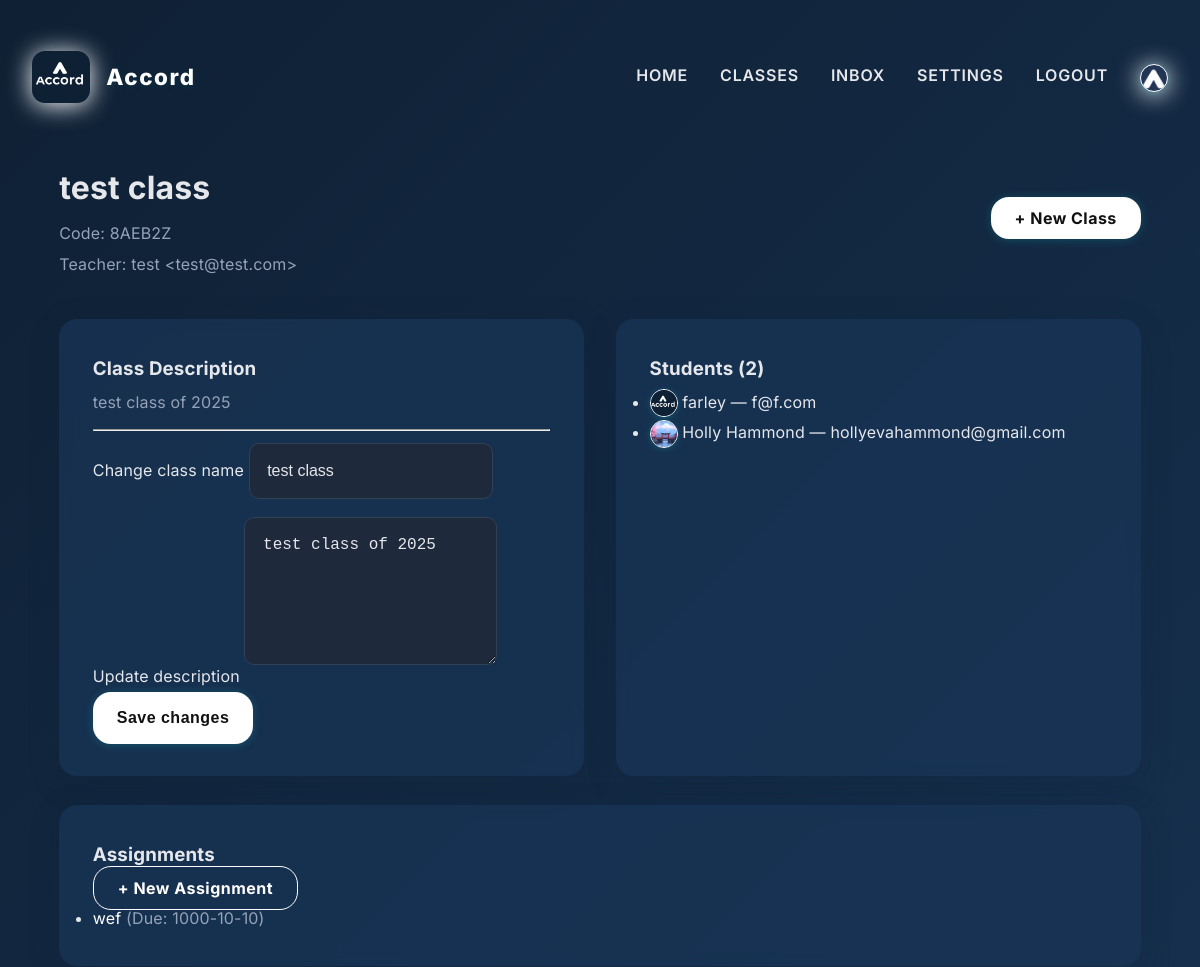
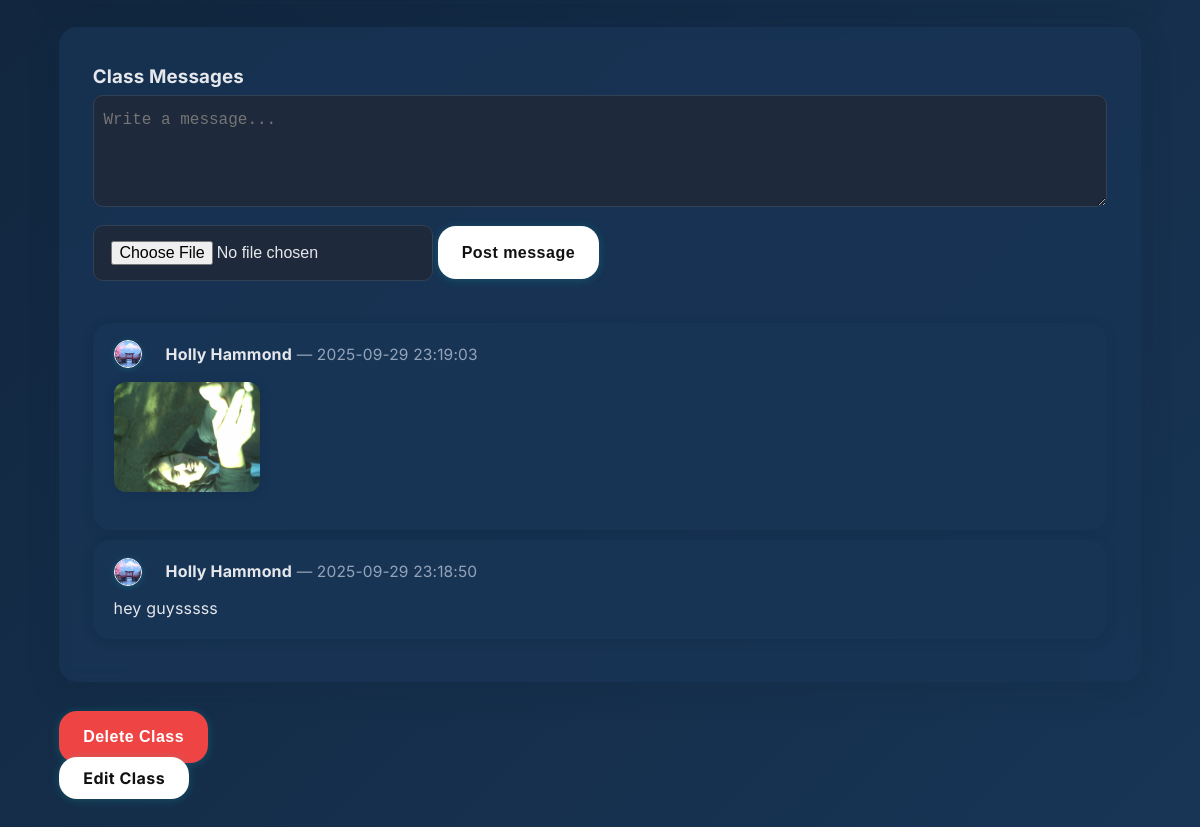
Page /class/2 (signed in) on the committed database (2 pictures, top to bottom).
### tables this page shows
CREATE TABLE classes (
        classID INTEGER PRIMARY KEY AUTOINCREMENT,
        className TEXT NOT NULL,
        code TEXT UNIQUE NOT NULL,
        teacherID INTEGER NOT NULL,
        description TEXT,
        FOREIGN KEY (teacherID) REFERENCES users(userID)
    );

CREATE TABLE users (
        userID INTEGER PRIMARY KEY AUTOINCREMENT,
        name TEXT NOT NULL,
        email TEXT UNIQUE NOT NULL,
        password TEXT NOT NULL,
        role TEXT NOT NULL CHECK(role IN ('teacher','student')),
        avatar TEXT
    );

CREATE TABLE assignments (
        assignmentID INTEGER PRIMARY KEY AUTOINCREMENT,
        classID INTEGER NOT NULL,
        title TEXT NOT NULL,
        description TEXT,
        dueDate DATE NOT NULL,
        FOREIGN KEY (classID) REFERENCES classes(classID)
    );

CREATE TABLE class_messages (
        messageID INTEGER PRIMARY KEY AUTOINCREMENT,
        classID INTEGER NOT NULL,
        senderID INTEGER NOT NULL,
        content TEXT,
        imageURL TEXT,
        timestamp DATETIME DEFAULT CURRENT_TIMESTAMP,
        FOREIGN KEY (classID) REFERENCES classes(classID),
        FOREIGN KEY (senderID) REFERENCES users(userID)
    );

### main.py (the view)
@app.route("/class/<int:class_id>")
def class_detail(class_id):
    user = logged_in_user()
    if not user:
        flash("Please log in", "warning")
        return redirect(url_for("login"))
    c = db.get_class_by_id(class_id)
    if not c:
        flash("Class not found", "danger")
        return redirect(url_for("classes"))
    teacher = db.get_user_by_id(c[3])
    students = db.list_students_in_class(class_id)
    messages = db.list_class_messages(class_id, limit=200)
    assignments = db.get_assignments_for_class(class_id)
    enrolled = (user["role"] == "teacher" and user["id"] == c[3]) or db.is_student_enrolled(class_id, user["id"])
    return render_template("class_detail.html",
                           class_row=c, teacher=teacher, students=students,
                           messages=messages, user=user, enrolled=enrolled, assignments=assignments)

### database_manager.py (called while the page is built)
def get_connection():
    con = sql.connect(DB_PATH)
    con.execute("PRAGMA foreign_keys = ON;")
    return con

def get_user_by_id(userID):
    con = get_connection()
    cur = con.cursor()
    cur.execute("SELECT * FROM users WHERE userID = ?", (userID,))
    u = cur.fetchone()
    con.close()
    return u

def get_class_by_id(classID):
    con = get_connection()
    cur = con.cursor()
    cur.execute("SELECT * FROM classes WHERE classID = ?", (classID,))
    c = cur.fetchone()
    con.close()
    return c

def list_students_in_class(classID):
    con = get_connection()
    cur = con.cursor()
    cur.execute("""
        SELECT u.userID, u.name, u.email, u.avatar
        FROM users u
        JOIN enrollments e ON u.userID = e.studentID
        WHERE e.classID = ?
    """, (classID,))
    rows = cur.fetchall()
    con.close()
    return rows

def list_class_messages(classID, limit=100):
    con = get_connection()
    cur = con.cursor()
    cur.execute("""
        SELECT cm.messageID, cm.classID, cm.senderID, cm.content, cm.timestamp, u.name, u.avatar, cm.imageURL
        FROM class_messages cm
        JOIN users u ON cm.senderID = u.userID
        WHERE cm.classID = ?
        ORDER BY cm.timestamp DESC
        LIMIT ?
    """, (classID, limit))
    rows = cur.fetchall()
    con.close()
    return rows

def get_assignments_for_class(classID):
    con = get_connection()
    cur = con.cursor()
    cur.execute(
        "SELECT * FROM assignments WHERE classID = ? ORDER BY dueDate ASC",
        (classID,)
    )
    rows = cur.fetchall()
    con.close()
    return rows

### main.py (called while the page is built)
def logged_in_user():
    return session.get("user")

### templates/class_detail.html
{% extends "layout.html" %}
{% block content %}
<div class="page">
  <div class="page-header">
    <div>
      <h1>{{ class_row[1] }}</h1>
      <p class="muted">Code: {{ class_row[2] }}</p>
      <p class="muted">Teacher: {{ teacher[1] }} &lt;{{ teacher[2] }}&gt;</p>
    </div>
    <div>
      {% if user.role == 'teacher' and user.id == class_row[3] %}
        <a class="btn" href="{{ url_for('create_class') }}">+ New Class</a>
      {% endif %}
    </div>
  </div>
  <div class="grid">
    <div class="card">
      <h3>Class Description</h3>
      <p class="muted">{{ class_row[4] or "No description yet." }}</p>
      {% if user.role == 'teacher' and user.id == class_row[3] %}
        <hr style="margin:12px 0">
        <form method="POST" action="{{ url_for('edit_class', class_id=class_row[0]) }}">
          <label>Change class name</label>
          <input name="class_name" type="text" value="{{ class_row[1] }}" />
          <label>Update description</label>
          <textarea name="description" rows="4">{{ class_row[4] or "" }}</textarea>
          <button class="btn" type="submit">Save changes</button>
        </form>
      {% endif %}
    </div>
    <div class="card">
      <h3>Students ({{ students|length }})</h3>
      {% if students %}
        <ul>
          {% for s in students %}
            <li>
              <img class="avatar small" src="{{ s[3] or url_for('static', filename='images/default_avatar.png') }}" alt="Profile" style="vertical-align:middle;" />
              {{ s[1] }} — {{ s[2] }}
            </li>
          {% endfor %}
        </ul>
      {% else %}
        <p class="muted">No students enrolled yet.</p>
      {% endif %}
    </div>
  </div>
  <div class="card">
    <h3>Assignments</h3>
    {% if user.role == "teacher" and user.id == class_row[3] %}
      <a class="btn ghost" href="{{ url_for('create_assignment', class_id=class_row[0]) }}">+ New Assignment</a>
    {% endif %}
    {% if assignments %}
      <ul>
        {% for a in assignments %}
          <li>
            <a href="{{ url_for('assignment_detail', assignment_id=a[0]) }}">{{ a[2] }}</a>
            <span class="muted"> (Due: {{ a[4] }})</span>
          </li>
        {% endfor %}
      </ul>
    {% else %}
      <p class="muted">No assignments yet.</p>
    {% endif %}
  </div>
  <div class="card">
    <h3>Class Messages</h3>
    {% if enrolled %}
      <form method="POST" action="{{ url_for('class_message', class_id=class_row[0]) }}" enctype="multipart/form-data" style="margin-bottom:1.5rem;">
        <textarea name="content" rows="3" placeholder="Write a message..." style="width:100%; padding:0.6rem; margin-bottom:0.5rem;"></textarea>
        <input type="file" name="image" accept="image/*" />
        <button class="btn" type="submit">Post message</button>
      </form>
    {% else %}
      <p class="muted">Only the class teacher or enrolled students can post messages.</p>
    {% endif %}
    <div style="margin-top:1rem;">
      {% if messages %}
        {% for m in messages %}
          <div class="message-bubble{% if m[2] == user.id %} own{% endif %}">
            <div style="display:flex;align-items:center;gap:0.7rem;">
              <img class="avatar small" src="{{ m[6] or url_for('static', filename='images/default_avatar.png') }}" alt="User" />
              <div>
                <span style="font-weight:700;">{{ m[5] }}</span>
                <span class="muted" style="font-size:0.97em;">— {{ m[4] }}</span>
              </div>
            </div>
            {% if m[7] %}
              <div style="margin:0.8em 0;">
                <img src="{{ m[7] }}" style="max-width:170px;max-height:110px;border-radius:12px;box-shadow:0 2px 12px #0f203433;" alt="Image" />
              </div>
            {% endif %}
            <div style="margin-top:6px;">{{ m[3] }}</div>
          </div>
        {% endfor %}
      {% else %}
        <p class="muted">No messages yet.</p>
      {% endif %}
    </div>
  </div>
  {% if user.role == "teacher" and user.id == teacher[0] %}
    <form method="post" action="{{ url_for('delete_class_route', class_id=class_row[0]) }}" onsubmit="return confirm('Delete this class?')" style="margin-top:1rem;">
      <button class="btn danger">Delete Class</button>
    </form>
    <a href="{{ url_for('edit_class', class_id=class_row[0]) }}" class="btn" style="margin-top:0.5rem;">Edit Class</a>
  {% elif user.role == "student" %}
    <form method="post" action="{{ url_for('unenroll_class', class_id=class_row[0]) }}" onsubmit="return confirm('Leave this class?')" style="margin-top:1rem;">
      <button class="btn danger">Unenroll</button>
    </form>
  {% endif %}
</div>
{% endblock %}

### static/css/style.css (style rules this page uses)
body, input, textarea, select, button, .btn, .card, .class-card, .message-bubble, .page, .grid, ul, li, h1, h2, h3, h4, h5, h6, p { line-height: 1.9 !important; }
:root { --primary: #ffffff; --primary-dark: #0f2034; --glass: rgba(24, 53, 86, 0.75); --glass-hover: rgba(24,53,86,0.92); --text-main: #e5e7eb; --text-muted: #94a3b8; --danger: #ef4444; --success: #22c55e; --warning: #f59e42; --card-blur: blur(6px); --card-shadow: 0 8px 32px 0 rgba(16, 37, 56, 0.2); --border-radius: 18px; --transition: 0.18s cubic-bezier(.4,0,.2,1); }
* { margin: 0; padding: 0; box-sizing: border-box; }
body { min-height: 100vh; background: linear-gradient(135deg, #0f2034 0%, #183556 100%); font-family: 'Inter', sans-serif; color: var(--text-main); transition: background 0.4s; letter-spacing: 0.01em; }
.btn { border: none; border-radius: var(--border-radius); cursor: pointer; font-size: 1rem; padding: 0.7rem 1.5rem; background: var(--primary); color: #111; font-weight: 700; letter-spacing: 0.03em; box-shadow: 0 1px 10px #14e6dd33; transition: background var(--transition), color var(--transition), box-shadow var(--transition), transform var(--transition); outline: none; position: relative; overflow: hidden; }
.btn.ghost { background: transparent; color: var(--primary); border: 1.5px solid var(--primary); box-shadow: none; }
.btn.danger { background: var(--danger); color: #fff; }
.page { padding: 2.2rem 1.2rem; max-width: 1120px; margin: auto; color: var(--text-main); animation: fadeIn 0.6s cubic-bezier(.4,0,.2,1); }
.page-header { display: flex; justify-content: space-between; align-items: center; margin-bottom: 2.5rem; }
.card { background: var(--glass); box-shadow: var(--card-shadow); border-radius: var(--border-radius); padding: 2rem 2.1rem; color: var(--text-main); backdrop-filter: var(--card-blur); transition: background var(--transition), box-shadow var(--transition), transform var(--transition); margin-bottom: 1.8rem; animation: cardFade 1.1s cubic-bezier(.4,0,.2,1); }
input, textarea, select { background: #1e293b; color: var(--text-main); border: 1.5px solid #334155; padding: 0.75rem 1.1rem; border-radius: 10px; margin-bottom: 1.1rem; font-size: 1rem; transition: border-color var(--transition), background var(--transition); outline: none; }
.muted { color: var(--text-muted); font-size: 1rem; }
.grid { display: grid; grid-template-columns: repeat(auto-fit, minmax(260px, 1fr)); gap: 2rem; }
.avatar { width: 44px; height: 44px; border-radius: 50%; object-fit: cover; border: 2.5px solid var(--primary); box-shadow: 0 1px 6px #14e6dd33; background: #223555; transition: box-shadow var(--transition); }
.avatar.small { width: 28px; height: 28px; border-width: 1.5px; }
a { color: var(--primary); text-decoration: none; transition: color var(--transition); }
.message-bubble { background: var(--glass-hover); border-radius: 18px; padding: 1rem 1.3rem; margin-bottom: 0.65rem; color: var(--text-main); box-shadow: 0 2px 12px #0f203433; position: relative; animation: fadeIn 0.7s cubic-bezier(.4,0,.2,1); overflow-wrap: break-word; word-break: break-word; transition: background var(--transition), box-shadow var(--transition); }
.message-bubble .avatar.small { margin-right: 0.8rem; }

### rows in the picture
classes: className "test class", code "8AEB2Z", description "test class of 2025", class_name "test class"
users: name "test", email "test@test.com"
users: avatar (picture), name "farley", email "f@f.com"
users: avatar (picture), name "Holly Hammond", email "hollyevahammond@gmail.com"
assignments: title "wef", dueDate "1000-10-10"
class_messages: avatar (picture), name "Holly Hammond", timestamp "2025-09-29 23:19:03", imageURL (picture)
class_messages: avatar (picture), name "Holly Hammond", timestamp "2025-09-29 23:18:50", content "hey guysssss"

### other values in the picture
{{ students|length }} "2"
